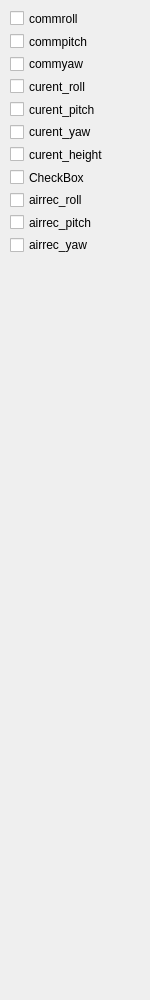
        <widget class="QWidget" name="scrollAreaWidgetContents">
         <property name="geometry">
          <rect>
           <x>0</x>
           <y>0</y>
           <width>150</width>
           <height>1000</height>
          </rect>
         </property>
         <property name="minimumSize">
          <size>
           <width>150</width>
           <height>1000</height>
          </size>
         </property>
         <widget class="QWidget" name="layoutWidget">
          <property name="geometry">
           <rect>
            <x>10</x>
            <y>10</y>
            <width>99</width>
            <height>243</height>
           </rect>
          </property>
          <layout class="QVBoxLayout" name="verticalLayout_5">
           <item>
            <widget class="QCheckBox" name="checkBox_commroll">
             <property name="text">
              <string>commroll</string>
             </property>
            </widget>
           </item>
           <item>
            <widget class="QCheckBox" name="checkBox_2_commpitch">
             <property name="text">
              <string>commpitch</string>
             </property>
            </widget>
           </item>
           <item>
            <widget class="QCheckBox" name="checkBox_3_commyaw">
             <property name="text">
              <string>commyaw</string>
             </property>
            </widget>
           </item>
           <item>
            <widget class="QCheckBox" name="checkBox_4curent_roll">
             <property name="text">
              <string>curent_roll</string>
             </property>
            </widget>
           </item>
           <item>
            <widget class="QCheckBox" name="checkBox_5curent_pitch">
             <property name="text">
              <string>curent_pitch</string>
             </property>
            </widget>
           </item>
           <item>
            <widget class="QCheckBox" name="checkBox_6curent_yaw">
             <property name="text">
              <string>curent_yaw</string>
             </property>
            </widget>
           </item>
           <item>
            <widget class="QCheckBox" name="checkBox_7">
             <property name="text">
              <string>curent_height</string>
             </property>
            </widget>
           </item>
           <item>
            <widget class="QCheckBox" name="checkBox">
             <property name="text">
              <string>CheckBox</string>
             </property>
            </widget>
           </item>
           <item>
            <widget class="QCheckBox" name="checkBox_airrec_roll">
             <property name="text">
              <string>airrec_roll</string>
             </property>
            </widget>
           </item>
           <item>
            <widget class="QCheckBox" name="checkBox_airrec_pitch">
             <property name="text">
              <string>airrec_pitch</string>
             </property>
            </widget>
           </item>
           <item>
            <widget class="QCheckBox" name="checkBox_airrec_yaw">
             <property name="text">
              <string>airrec_yaw</string>
             </property>
            </widget>
           </item>
          </layout>
         </widget>
        </widget>
